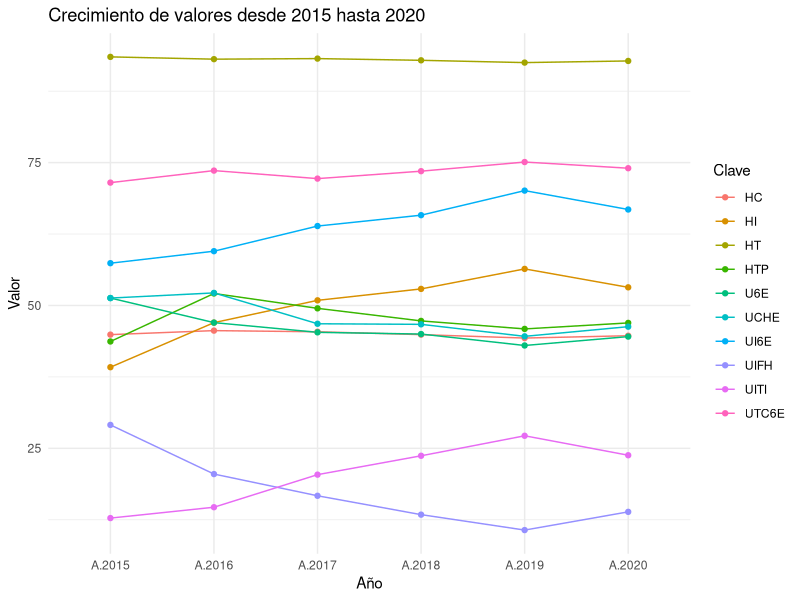

The R source for this figure:
# Cargar la librería necesaria
library(ggplot2)

# Definir los datos
dfUVEG <- data.frame(
  "Clave" = as.character(c("HC", "HI", "HT", "HTP", "U6E", "UI6E", "UCHE", "UITI", "UIFH", "UTC6E")),
  "A.2015" = c(44.9, 39.2, 93.5, 43.7, 51.3, 57.4, 51.3, 12.8, 29.1, 71.5),
  "A.2016" = c(45.6, 47, 93.1, 52.1, 47, 59.5, 52.2, 14.7, 20.5, 73.6),
  "A.2017" = c(45.4, 50.9, 93.2, 49.5, 45.3, 63.9, 46.8, 20.4, 16.7, 72.2),
  "A.2018" = c(44.9, 52.9, 92.9, 47.3, 45, 65.8, 46.7, 23.7, 13.4, 73.5),
  "A.2019" = c(44.3, 56.4, 92.5, 45.9, 43, 70.1, 44.6, 27.2, 10.7, 75.1)
)

# Definir el factor de suavizamiento
alpha <- 0.5

# Función para aplicar suavizamiento exponencial
suavizamiento_exponencial <- function(series, alpha) {
  S <- numeric(length(series))
  S[1] <- series[1]
  for (t in 2:length(series)) {
    S[t] <- alpha * series[t] + (1 - alpha) * S[t - 1]
  }
  return(S)
}

# Aplicar suavizamiento exponencial para cada fila
for (i in 1:nrow(dfUVEG)) {
  series <- as.numeric(dfUVEG[i, 2:6])
  serie_suavizadas <- suavizamiento_exponencial(series, alpha)
  dfUVEG[i, "A.2020"] <- serie_suavizadas[length(serie_suavizadas)]
}

# Imprimir el dataframe con los valores pronosticados para 2020
print(dfUVEG)

# Crear gráficos de líneas de crecimiento
dfMelt <- reshape2::melt(dfUVEG, id.vars = "Clave")
ggplot(dfMelt, aes(x = variable, y = value, color = Clave, group = Clave)) +
  geom_line() +
  geom_point() +
  labs(title = "Crecimiento de valores desde 2015 hasta 2020", x = "Año", y = "Valor") +
  theme_minimal()
